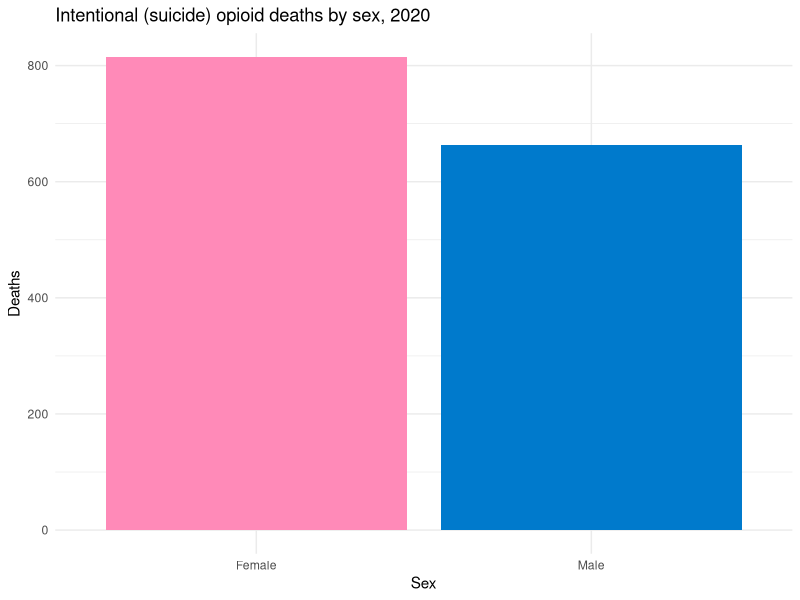
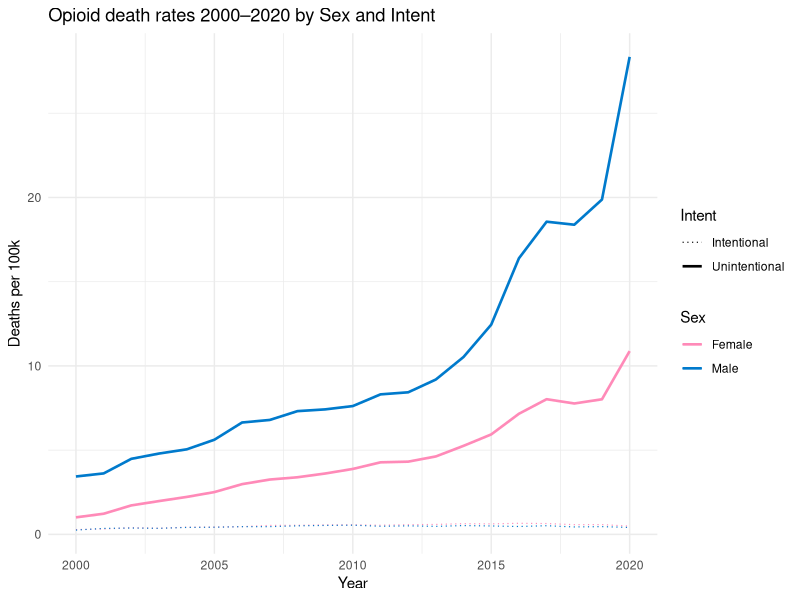
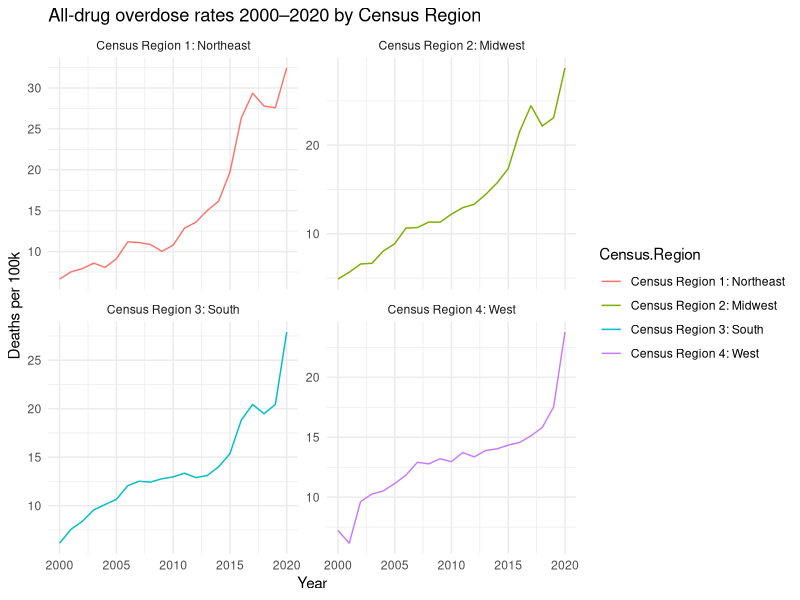
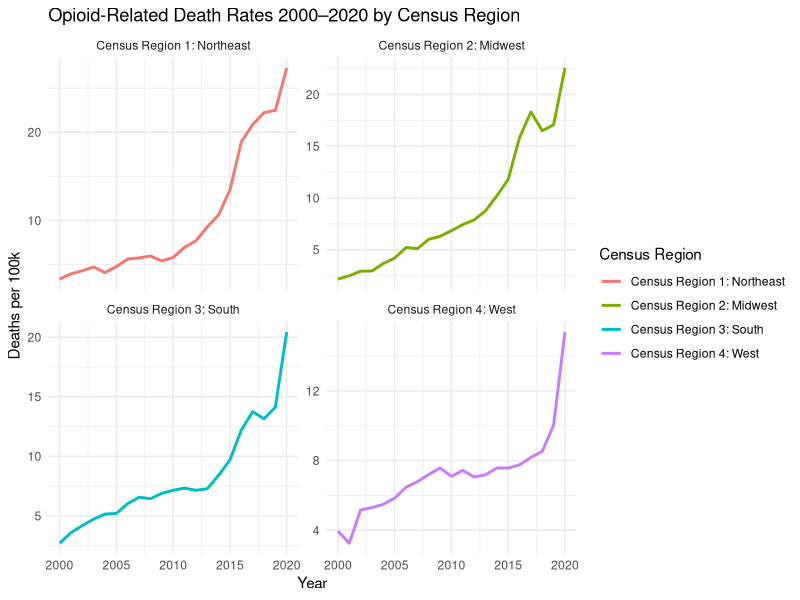
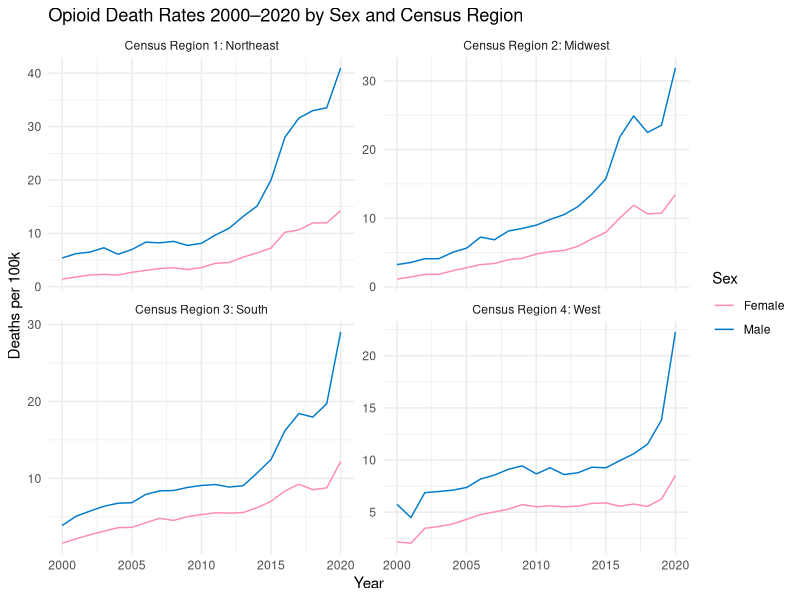
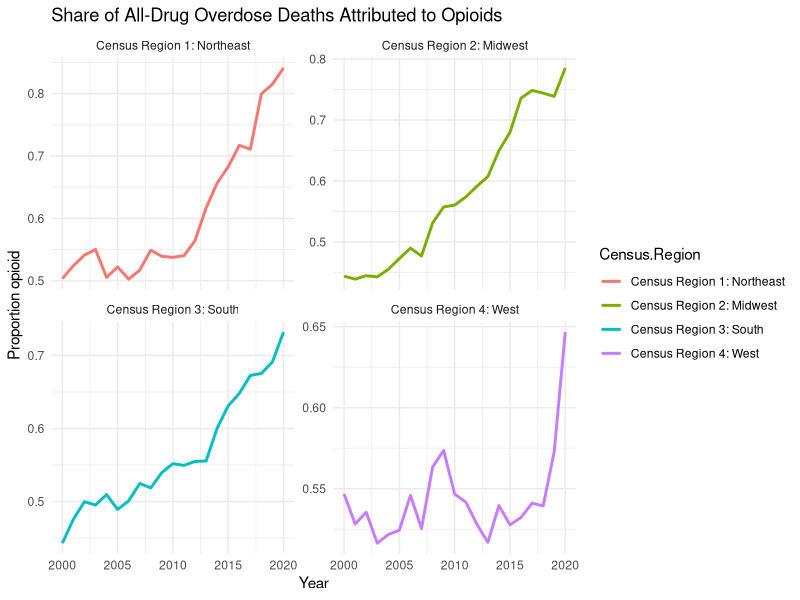
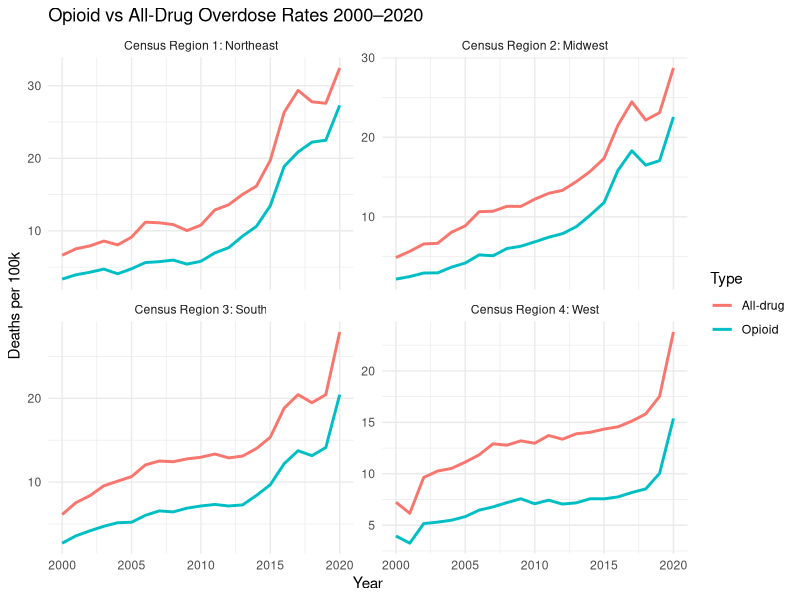

Write the R code that produced these figures, in order.
## ---- chunk 1
library(dplyr)
library(ggplot2)
library(readr)
## ---- chunk 2
sex_unintent <- read.csv("../data/wonder_opioid/Sex-Unintentional.csv")
sex_intent   <- read.csv("../data/wonder_opioid/Sex-Intentional.csv")
census_region_all <- read.csv("../data/wonder_opioid/Census-Region-Drug-Overdose.csv")

# restrict to 2000–2020 and make numeric
clean_years <- function(df) {
  df %>%
    mutate(
      Year = as.numeric(Year),
      Deaths = as.numeric(Deaths),
      Population = as.numeric(Population)
    ) %>%
    filter(Year >= 2000, Year <= 2020)
}

sex_unintent <- clean_years(sex_unintent)
sex_intent   <- clean_years(sex_intent)
census_region_all <- clean_years(census_region_all)

# combine opioid files
opioid_sex <- bind_rows(
  sex_unintent %>% mutate(Intent = "Unintentional"),
  sex_intent   %>% mutate(Intent = "Intentional")
)

## ---- chunk 3
year_focus <- 2020

suicide_by_sex <- opioid_sex %>%
  filter(Intent == "Intentional", Year == year_focus) %>%
  group_by(Sex) %>%
  summarise(
    deaths = sum(Deaths, na.rm = TRUE),
    pop = sum(Population, na.rm = TRUE),
    rate = 100000 * deaths / pop,
    .groups = "drop"
  ) %>%
  mutate(prop_within_intent = deaths / sum(deaths))

suicide_by_sex
## ---- chunk 4
ggplot(suicide_by_sex, aes(x = Sex, y = deaths, fill = Sex)) +
  geom_col() +
  scale_fill_manual(values = c(
    "Male" = "#007acc",
    "Female" = "#ff8ab8"
  )) +
  labs(
    title = paste("Intentional (suicide) opioid deaths by sex,", year_focus),
    x = "Sex",
    y = "Deaths"
  ) +
  theme_minimal() +
  theme(legend.position = "none")
## ---- chunk 5
intent_compare <- opioid_sex %>%
  filter(Year == year_focus) %>%
  group_by(Intent) %>%
  summarise(
    deaths = sum(Deaths, na.rm = TRUE),
    pop = sum(Population, na.rm = TRUE),
    rate = 100000 * deaths / pop,
    .groups = "drop"
  ) %>%
  mutate(prop_of_total = deaths / sum(deaths))

intent_compare
## ---- chunk 6
opioid_trend <- opioid_sex %>%
  group_by(Year, Intent, Sex) %>%
  summarise(
    deaths = sum(Deaths, na.rm = TRUE),
    pop = sum(Population, na.rm = TRUE),
    rate = 100000 * deaths / pop,
    .groups = "drop"
  )
## ---- chunk 7
ggplot() +
  # unintentional (solid, thicker)
  geom_line(
    data = opioid_trend %>% filter(Intent == "Unintentional"),
    aes(x = Year, y = rate, color = Sex, linetype = "Unintentional"),
    linewidth = 0.9
  ) +
  # intentional (dotted, thinner)
  geom_line(
    data = opioid_trend %>% filter(Intent == "Intentional"),
    aes(x = Year, y = rate, color = Sex, linetype = "Intentional"),
    linewidth = 0.4
  ) +
  scale_color_manual(values = c(
    "Male" = "#007acc",
    "Female" = "#ff8ab8"
  )) +
  scale_linetype_manual(values = c(
    "Intentional" = "dotted",
    "Unintentional" = "solid"
  )) +
  labs(
    title = "Opioid death rates 2000–2020 by Sex and Intent",
    x = "Year",
    y = "Deaths per 100k",
    color = "Sex",
    linetype = "Intent"
  ) +
  theme_minimal()

## ---- chunk 8
region_trend <- census_region_all %>%
  group_by(Census.Region, Year) %>%
  summarise(
    deaths = sum(Deaths, na.rm = TRUE),
    pop = sum(Population, na.rm = TRUE),
    rate = 100000 * deaths / pop,
    .groups = "drop"
  )
## ---- chunk 9
all_drug_census <- ggplot(region_trend, aes(x = Year, y = rate, color = Census.Region)) +
  geom_line() +
  facet_wrap(~ Census.Region, scales = "free_y") +
  labs(
    title = "All-drug overdose rates 2000–2020 by Census Region",
    y = "Deaths per 100k",
    x = "Year"
  ) +
  theme_minimal()

all_drug_census
## ---- chunk 10
region_growth <- region_trend %>%
  group_by(Census.Region) %>%
  arrange(Year) %>%
  summarise(
    rate_2000 = rate[Year == 2000],
    rate_2020 = rate[Year == 2020],
    pct_change = 100 * (rate_2020 - rate_2000) / rate_2000,
    growth_factor = rate_2020 / rate_2000,
    .groups = "drop"
  )

region_growth
## ---- chunk 11
census_region_opioid <- read.csv("../data/wonder_opioid/Census-Region-Sex.csv")

census_region_opioid <- census_region_opioid %>%
  mutate(
    Year = as.numeric(Year),
    Deaths = as.numeric(Deaths),
    Population = as.numeric(Population)
  ) %>%
  filter(Year >= 2000, Year <= 2020)

opioid_region <- census_region_opioid %>%
  group_by(Census.Region, Year) %>%
  summarise(
    deaths = sum(Deaths, na.rm = TRUE),
    pop    = sum(Population, na.rm = TRUE),
    rate   = 100000 * deaths / pop,
    .groups = "drop"
  )
## ---- chunk 12
opioid_census_region <- ggplot(opioid_region, aes(x = Year, y = rate, color = Census.Region)) +
  geom_line(linewidth = 1) +
  facet_wrap(~ Census.Region, scales = "free_y") +
  labs(
    title = "Opioid-Related Death Rates 2000–2020 by Census Region",
    x = "Year",
    y = "Deaths per 100k",
    color = "Census Region"
  ) +
  theme_minimal()

opioid_census_region
## ---- chunk 13
opioid_region_growth <- opioid_region %>%
  group_by(Census.Region) %>%
  summarise(
    rate_2000 = rate[Year == 2000],
    rate_2020 = rate[Year == 2020],
    pct_change = 100 * (rate_2020 - rate_2000) / rate_2000,
    growth_factor = rate_2020 / rate_2000,
    .groups = "drop"
  )

opioid_region_growth
## ---- chunk 14
peak_years <- opioid_region %>%
  group_by(Census.Region) %>%
  slice_max(rate, n = 1)

peak_years
## ---- chunk 15
opioid_region_sex <- census_region_opioid %>%
  group_by(Census.Region, Year, Sex) %>%
  summarise(
    deaths = sum(Deaths, na.rm = TRUE),
    pop    = sum(Population, na.rm = TRUE),
    rate   = 100000 * deaths / pop,
    .groups = "drop"
  )

ggplot(opioid_region_sex,
       aes(x = Year, y = rate, color = Sex)) +
  geom_line() +
  facet_wrap(~ Census.Region, scales = "free_y") +
  scale_color_manual(values = c(
    "Male" = "#007acc",
    "Female" = "#ff8ab8"
  )) +
  labs(
    title = "Opioid Death Rates 2000–2020 by Sex and Census Region",
    x = "Year",
    y = "Deaths per 100k",
    color = "Sex"
  ) +
  theme_minimal()
## ---- chunk 16
opioid_share <- opioid_region %>%
  inner_join(region_trend, 
             by = c("Census.Region" = "Census.Region",
                    "Year" = "Year"),
             suffix = c("_opioid", "_all")) %>%
  mutate(share = deaths_opioid / deaths_all)

ggplot(opioid_share,
       aes(x = Year, y = share, color = Census.Region)) +
  geom_line(size = 1) +
  facet_wrap(~ Census.Region, scales = "free_y") +
  labs(
    title = "Share of All-Drug Overdose Deaths Attributed to Opioids",
    y = "Proportion opioid",
    x = "Year"
  ) +
  theme_minimal()
## ---- chunk 17
compare <- bind_rows(
  opioid_region %>% mutate(Type = "Opioid"),
  region_trend %>% mutate(Type = "All-drug")
)

opioid_vs_drug <- ggplot(compare,
       aes(x = Year, y = rate, color = Type)) +
  geom_line(size = 1) +
  facet_wrap(~ Census.Region, scales = "free_y") +
  labs(
    title = "Opioid vs All-Drug Overdose Rates 2000–2020",
    y = "Deaths per 100k",
    x = "Year",
    color = "Type"
  ) +
  theme_minimal()

opioid_vs_drug
